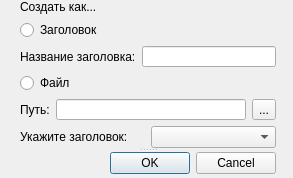
<?xml version="1.0" encoding="UTF-8"?>
<ui version="4.0">
 <class>Dialog</class>
 <widget class="QDialog" name="Dialog">
  <property name="geometry">
   <rect>
    <x>0</x>
    <y>0</y>
    <width>293</width>
    <height>178</height>
   </rect>
  </property>
  <property name="windowTitle">
   <string>Dialog</string>
  </property>
  <widget class="QSplitter" name="splitter">
   <property name="geometry">
    <rect>
     <x>20</x>
     <y>0</y>
     <width>256</width>
     <height>174</height>
    </rect>
   </property>
   <property name="orientation">
    <enum>Qt::Vertical</enum>
   </property>
   <widget class="QWidget" name="">
    <layout class="QVBoxLayout" name="verticalLayout_3">
     <item>
      <layout class="QVBoxLayout" name="verticalLayout_2">
       <item>
        <layout class="QVBoxLayout" name="verticalLayout">
         <item>
          <widget class="QLabel" name="label_2">
           <property name="text">
            <string>Создать как...</string>
           </property>
          </widget>
         </item>
         <item>
          <widget class="QRadioButton" name="radioButton">
           <property name="text">
            <string>Заголовок</string>
           </property>
          </widget>
         </item>
         <item>
          <layout class="QGridLayout" name="gridLayout">
           <item row="0" column="0">
            <layout class="QHBoxLayout" name="horizontalLayout_2">
             <item>
              <widget class="QLabel" name="label_3">
               <property name="text">
                <string>Название заголовка:</string>
               </property>
              </widget>
             </item>
             <item>
              <widget class="QLineEdit" name="nameEdit"/>
             </item>
            </layout>
           </item>
           <item row="2" column="0">
            <layout class="QHBoxLayout" name="horizontalLayout">
             <item>
              <widget class="QLabel" name="label">
               <property name="text">
                <string>Путь:</string>
               </property>
              </widget>
             </item>
             <item>
              <widget class="QLineEdit" name="PathEdit"/>
             </item>
             <item>
              <widget class="QToolButton" name="toolButton">
               <property name="text">
                <string>...</string>
               </property>
              </widget>
             </item>
            </layout>
           </item>
           <item row="1" column="0">
            <widget class="QRadioButton" name="radioButton_2">
             <property name="text">
              <string>Файл</string>
             </property>
            </widget>
           </item>
          </layout>
         </item>
        </layout>
       </item>
      </layout>
     </item>
     <item>
      <layout class="QHBoxLayout" name="dop_choice">
       <item>
        <widget class="QLabel" name="label_4">
         <property name="text">
          <string>Укажите заголовок:</string>
         </property>
        </widget>
       </item>
       <item>
        <widget class="QComboBox" name="comboBox">
         <property name="enabled">
          <bool>true</bool>
         </property>
        </widget>
       </item>
      </layout>
     </item>
    </layout>
   </widget>
   <widget class="QDialogButtonBox" name="buttonBox">
    <property name="standardButtons">
     <set>QDialogButtonBox::Cancel|QDialogButtonBox::Ok</set>
    </property>
   </widget>
  </widget>
 </widget>
 <resources/>
 <connections/>
</ui>
